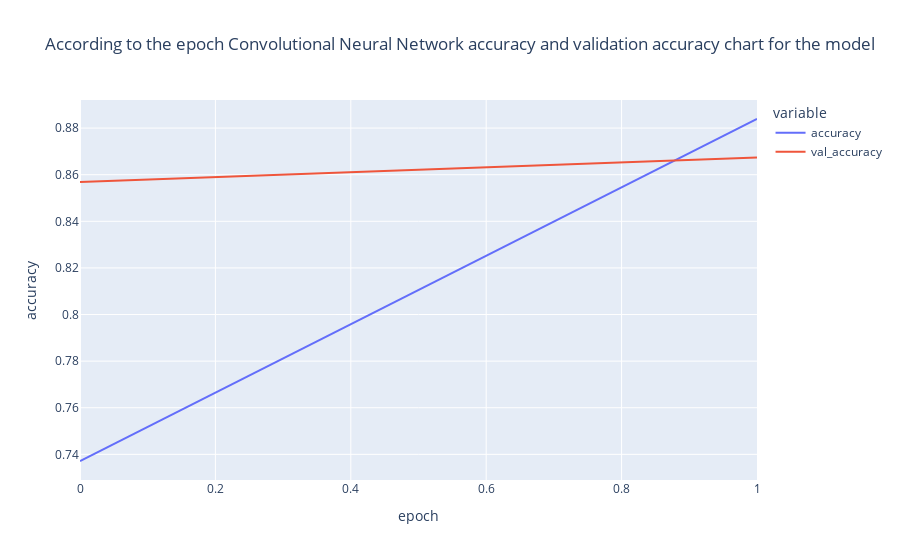

The code cell stored with this chart in its notebook:
### Markdown cell above
<a id="17"></a>
## Accuracy Charts

### Code cell
for i,hist in enumerate(history):
    fig=px.line(history[hist].history,y=['accuracy','val_accuracy'],
               labels={'index':'epoch','value':'accuracy'},
               title=f'According to the epoch {model_names[i]} accuracy and validation accuracy chart for the model')
    fig.show()

### Figure 1 — Plotly figure (JSON) as saved in the notebook; plotly's stock layout.template omitted (floating-point values rounded to 4 significant figures)
{"data": [{"hovertemplate": "variable=accuracy<br>epoch=%{x}<br>accuracy=%{y}<extra></extra>", "legendgroup": "accuracy", "line": {"color": "#636efa", "dash": "solid"}, "marker": {"symbol": "circle"}, "mode": "lines", "name": "accuracy", "orientation": "v", "showlegend": true, "type": "scatter", "x": [0, 1], "xaxis": "x", "y": [0.7371, 0.8839], "yaxis": "y"}, {"hovertemplate": "variable=val_accuracy<br>epoch=%{x}<br>accuracy=%{y}<extra></extra>", "legendgroup": "val_accuracy", "line": {"color": "#EF553B", "dash": "solid"}, "marker": {"symbol": "circle"}, "mode": "lines", "name": "val_accuracy", "orientation": "v", "showlegend": true, "type": "scatter", "x": [0, 1], "xaxis": "x", "y": [0.8569, 0.8674], "yaxis": "y"}], "layout": {"legend": {"title": {"text": "variable"}, "tracegroupgap": 0}, "title": {"text": "According to the epoch Convolutional Neural Network accuracy and validation accuracy chart for the model"}, "xaxis": {"anchor": "y", "domain": [0, 1], "title": {"text": "epoch"}}, "yaxis": {"anchor": "x", "domain": [0, 1], "title": {"text": "accuracy"}}}}
